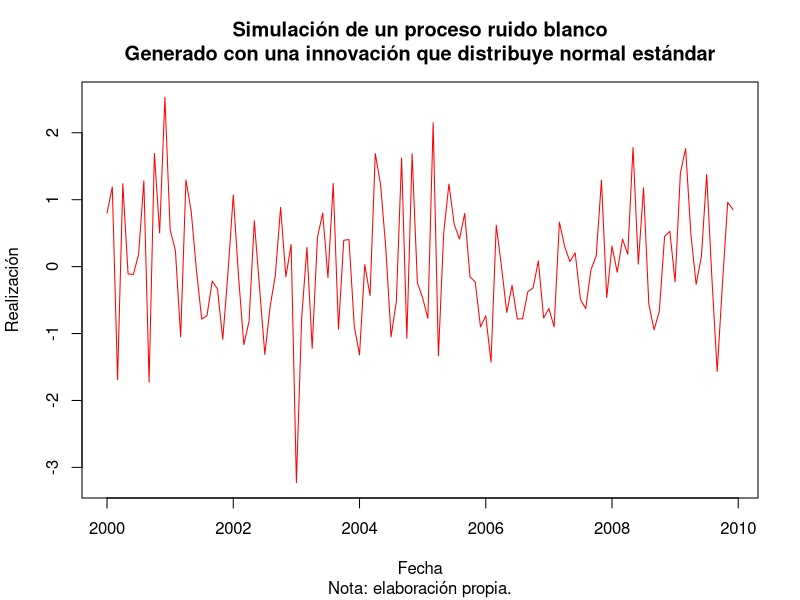
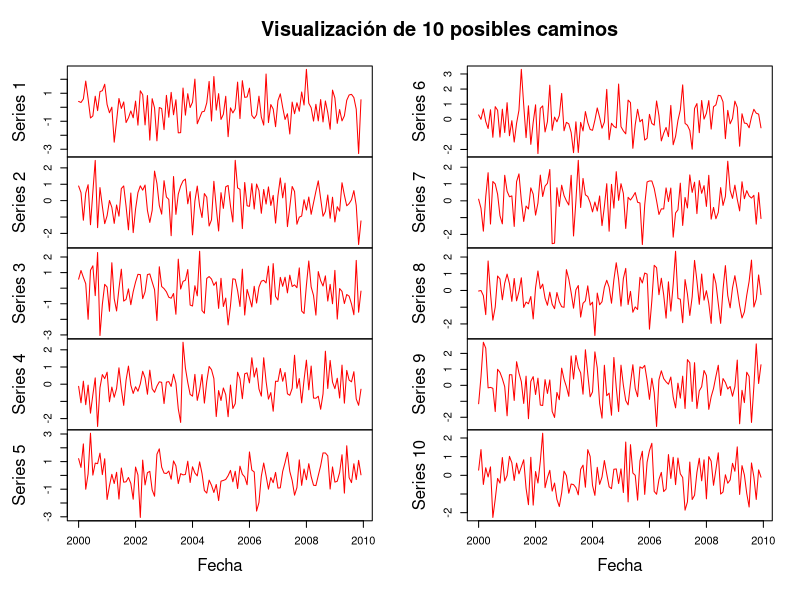
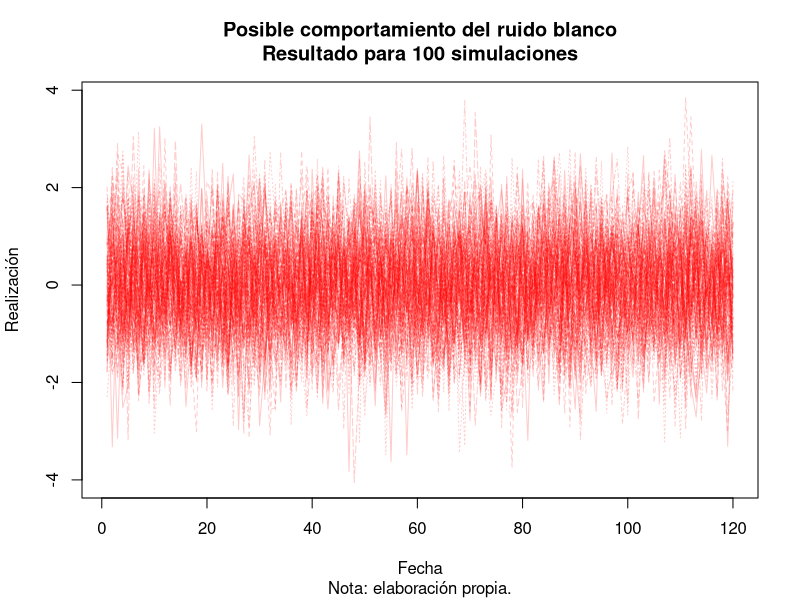
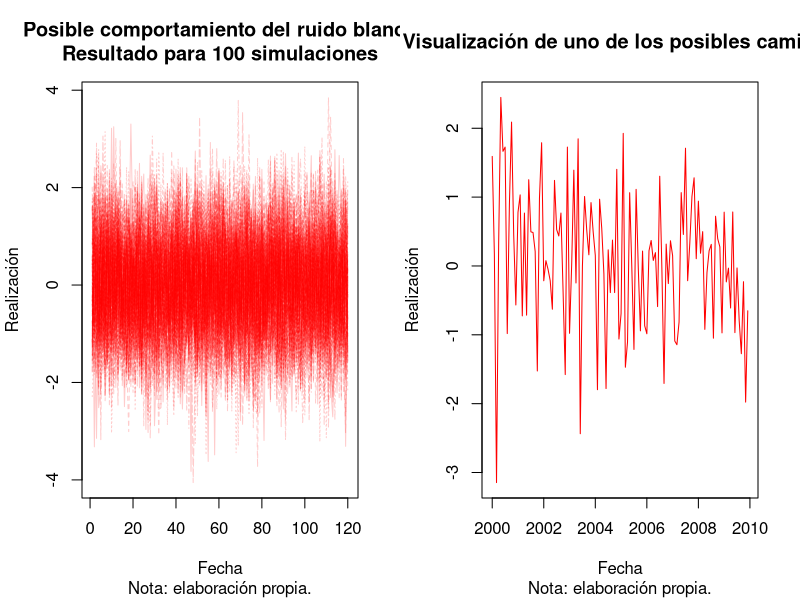
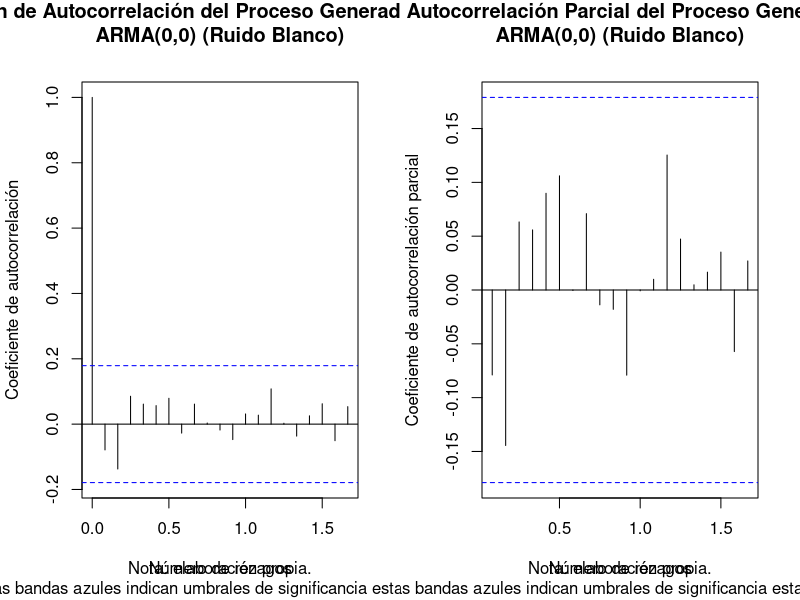
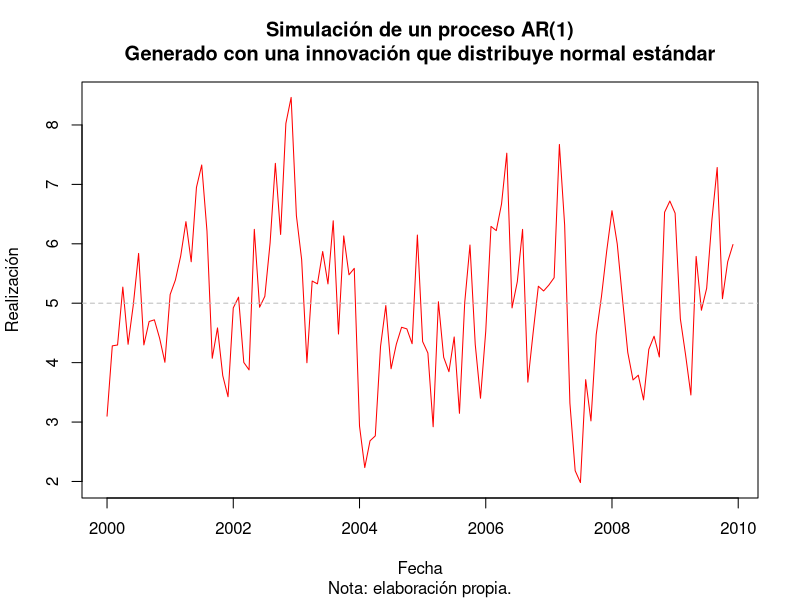
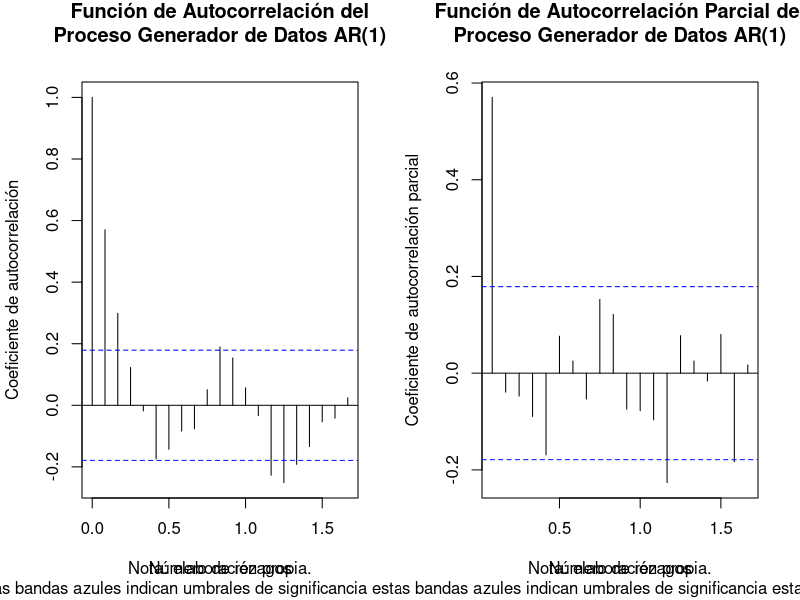
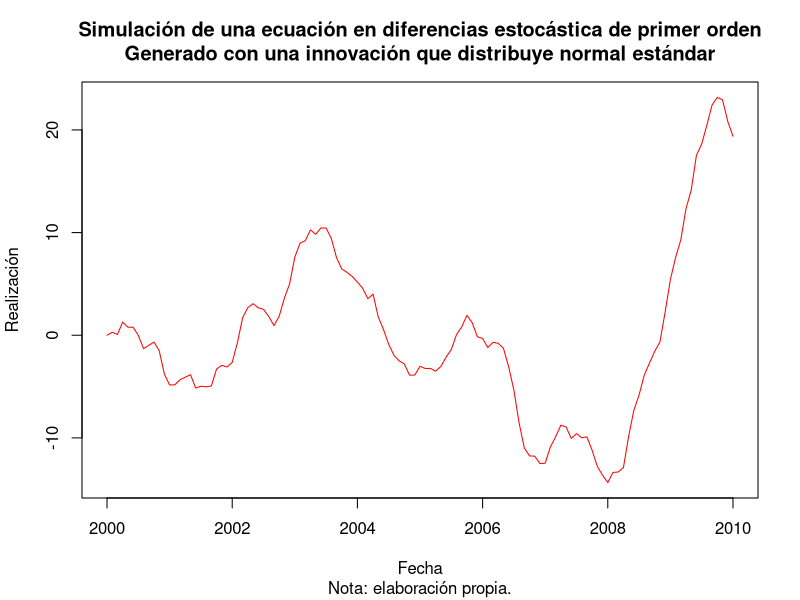

The R source for these figures, in order:
# ------------------------------- Script ----------------------------------
#                          Universidad del Rosario
#                           Facultad de Economía
#                          Econometría Intermedia
#                        Julián David Rojas Aguilar
# ---------------------------- Instrucciones ------------------------------
# 1. Cada línea en el script se ejecuta con Ctrl + Enter o con el botón run de 
#    esta ventana.
# 2. Todo el texto que se encuentre después del numeral (#) es un comentario.
# 3. A la hora de ejecutar cada línea, R no tendrá en cuenta los comentarios.
# 4. Todos los resultados de comandos ejecutados se muestran en la consola.
# 5. Es posible ejecutar comandos directamente desde la consola con la tecla 
#    Enter.

# 1| Preparación ----------------------------------------------------------
# 1.1| Entorno de trabajo -------------------------------------------------
rm(list = ls())

# Librerías necesarias:
library(forecast) # Realizar pronósticos con los modelos ARMA.
library(lmtest)   # Significancia individual de los coeficientes ARMA.
library(tseries)  # Estimar modelos de series de tiempo.
library(scales)

# 1.2| Valores iniciales --------------------------------------------------
set.seed(seed = 123)
obs   <- 120 # Observaciones suficientes para 10 años.
nSim  <- 100 # Número de caminos que el proceso estocástico puede tomar.
nLag  <- 20  # Número de rezagos para validar la ACP y PACF.
auxTS <- sample(x = seq_len(length.out = nSim), size = 1)

# 2| Simulaciones ---------------------------------------------------------
# 2.1| Proceso de ruido blanco --------------------------------------------
# A| Único camino ---------------------------------------------------------
yt_rb <- ts(data      = arima.sim(model = list(order = c(0,0,0)), 
                                  n     = obs, 
                                  innov = rnorm(n = obs, mean = 0, sd = 1)), 
            start     = c(2000, 1), 
            frequency = 12) 

plot(yt_rb,
     type = 'l',
     main = paste0('Simulación de un proceso ruido blanco\n',
                   'Generado con una innovación que distribuye normal estándar'),
     sub  = 'Nota: elaboración propia.',
     xlab = 'Fecha',
     ylab = 'Realización',
     col  = 'red')

# B| Múltiples caminos ----------------------------------------------------
yt_rb <- ts(data      = replicate(n = nSim,
                                  expr = arima.sim(model = list(order = c(0,0,0)), 
                                                   n     = obs, 
                                                   innov = rnorm(n = obs, mean = 0, sd = 1))), 
            start     = c(2000, 1), 
            frequency = 12) 

# Visualización de los 10 primeros caminos simulados.
plot(yt_rb[,1:10],
     type = 'l',
     main = 'Visualización de 10 posibles caminos',
     sub  = 'Nota: elaboración propia.',
     xlab = 'Fecha',
     ylab = 'Realización',
     col  = 'red')

# Visualización de todos los caminos simulados (densidad de los caminos).
matplot(yt_rb,
        type = 'l',
        main = paste0('Posible comportamiento del ruido blanco\n',
                      'Resultado para ', nSim, ' simulaciones'),
        sub  = 'Nota: elaboración propia.',
        xlab = 'Fecha',
        ylab = 'Realización',
        col  = alpha('red', 0.2))

# Presentación de los resultados como en el caso del profesor.
par(mfrow = c(1, 2)) # El entorno gráfico se divide en una fila y dos columnas.
matplot(yt_rb,
        type = 'l',
        main = paste0('Posible comportamiento del ruido blanco\n',
                      'Resultado para ', nSim, ' simulaciones'),
        sub  = 'Nota: elaboración propia.',
        xlab = 'Fecha',
        ylab = 'Realización',
        col  = alpha('red', 0.2))

plot(yt_rb[, auxTS],
     type = 'l',
     main = 'Visualización de uno de los posibles caminos',
     sub  = 'Nota: elaboración propia.',
     xlab = 'Fecha',
     ylab = 'Realización',
     col  = 'red')
par(mfrow = c(1, 1)) # Retornar a los valores por defecto.

# Análisis de la función de autocorrelación y autocorrelación parcial.
par(mfrow = c(1, 2))
acf(yt_rb[, auxTS],
    lag.max = nLag, 
    plot    = T, 
    main    = paste0('Función de Autocorrelación del Proceso Generador de Datos\n',
                     'ARMA(0,0) (Ruido Blanco)'),
    sub     = paste0('Nota: elaboración propia.\n',
                     'Las bandas azules indican umbrales de significancia estadística.'),
    xlab    = 'Número de rezagos',
    ylab    = 'Coeficiente de autocorrelación') 
pacf(yt_rb[, auxTS],
     lag.max = nLag,
     plot    = T,
     main    = paste0('Función de Autocorrelación Parcial del Proceso Generador de Datos\n',
                      'ARMA(0,0) (Ruido Blanco)'),
     sub     = paste0('Nota: elaboración propia.\n',
                      'Las bandas azules indican umbrales de significancia estadística.'),
     xlab    = 'Número de rezagos',
     ylab    = 'Coeficiente de autocorrelación parcial')
par(mfrow = c(1, 1))

# 2.2| Proceso autorregresivo de orden 1 ----------------------------------
# Entre mayor sea el coeficiente, más lento va a converger el proceso a su 
# media, pues las perturbaciones del pasado afectan en mayor medida su
# estado actual.

# A| Forma manual ---------------------------------------------------------
innov     <- rnorm(n = obs, mean = 0, sd = 1)
yt1s      <- vector(mode = 'numeric', length = obs) # Inicialización del vector.

# Vector generador del AR(1) con coeficiente de 0.6 para su primer rezago.
for (t in seq_len(obs)) {
    yt1s[t+1] <- 1 + 0.6 * yt1s[t] + innov[t]
}

yt1s <- ts(data = yt1s, start = c(2000, 1), frequency = 12)

# B| Forma automática -----------------------------------------------------
yt1s <- ts(data      = arima.sim(model = list(order = c(1,0,0),
                                              ar    = c(0.6)), 
                                 n     = obs, 
                                 innov = rnorm(n = obs, mean = 0, sd = 1)), 
            start     = c(2000, 1), 
            frequency = 12) 

# La función no permite agregar términos determinísticos a la ecuación.
# Luego, para agregar una media al proceso lo que se hace es:
mu   <- 5
yt1s <- mu + yt1s

# Visualización del proceso.
# Nota: en caso de querer incluir expresiones en una gráfica, véase
# https://www.r-exercises.com/2017/10/21/mathematical-expressions-in-r-plots-tutorial/
plot(yt1s,
     type = 'l',
     main = paste0('Simulación de un proceso AR(1)\n',
                   'Generado con una innovación que distribuye normal estándar'),
     sub  = 'Nota: elaboración propia.',
     xlab = 'Fecha',
     ylab = 'Realización',
     col  = 'red')
abline(h = mu, col = 'grey', lty = 2) # Línea punteada que representa la media.

# Análisis de la función de autocorrelación y autocorrelación parcial.
# - En un AR(1) el coeficiente de correlación sigue rho_s = a_1^s.
# - Por el contrario, la autocorrelación parcial es 0 para todo s > 1.
# - En la PACF se encuentra las primeras p (del AR(p)) diferentes de cero.
# - ¿Qué sucedería si el coeficiente asociado fuese negativo?
par(mfrow = c(1, 2))
acf(yt1s,
    lag.max = nLag, 
    plot    = T, 
    main    = paste0('Función de Autocorrelación del\n',
                     'Proceso Generador de Datos AR(1)'),
    sub     = paste0('Nota: elaboración propia.\n',
                     'Las bandas azules indican umbrales de significancia estadística.'),
    xlab    = 'Número de rezagos',
    ylab    = 'Coeficiente de autocorrelación') 
pacf(yt1s,
     lag.max = nLag,
     plot    = T,
     main    = paste0('Función de Autocorrelación Parcial del\n',
                      'Proceso Generador de Datos AR(1)'),
     sub     = paste0('Nota: elaboración propia.\n',
                      'Las bandas azules indican umbrales de significancia estadística.'),
     xlab    = 'Número de rezagos',
     ylab    = 'Coeficiente de autocorrelación parcial')
par(mfrow = c(1, 1))

# C| Raíces del proceso ---------------------------------------------------
# El proceso es estacionario si la raíz descansa por fuera del círculo unitario.
ar1 <- arima(yt1s, 
             order          = c(1, 0, 0), 
             include.mean   = FALSE, 
             transform.pars = FALSE,
             method         = 'ML')
polyroot(c(1, -ar1$coef))
Mod(polyroot(c(1, -ar1$coef)))

# 2.3| Proceso no-estacionario --------------------------------------------
# A| Serie cruda ----------------------------------------------------------
yt1n <- ts(data      = arima.sim(model = list(order = c(1,1,0),
                                              ar    = c(0.6)), 
                                 n     = obs, 
                                 innov = rnorm(n = obs, mean = 0, sd = 1)), 
           start     = c(2000, 1), 
           frequency = 12) 

plot(yt1n,
     type = 'l',
     main = paste0('Simulación de una ecuación en diferencias estocástica de primer orden\n',
                   'Generado con una innovación que distribuye normal estándar'),
     sub  = 'Nota: elaboración propia.',
     xlab = 'Fecha',
     ylab = 'Realización',
     col  = 'red')

# Nótese que el proceso es altamente persistente, pues incluso con 20 rezagos 
# la autocorrelación persiste. En otros términos, el proceso NO es débilmente 
# dependiente del pasado y, por tanto, NO es estacionario.

# Análisis de la función de autocorrelación y autocorrelación parcial.
par(mfrow = c(1, 2))
acf(yt1n,
    lag.max = nLag, 
    plot    = T, 
    main    = paste0('Función de Autocorrelación del\n',
                     'Proceso Generador de Datos No-Estacionario'),
    sub     = paste0('Nota: elaboración propia.\n',
                     'Las bandas azules indican umbrales de significancia estadística.'),
    xlab    = 'Número de rezagos',
    ylab    = 'Coeficiente de autocorrelación') 
pacf(yt1n,
     lag.max = nLag,
     plot    = T,
     main    = paste0('Función de Autocorrelación Parcial del\n',
                      'Proceso Generador de Datos No-Estacionario'),
     sub     = paste0('Nota: elaboración propia.\n',
                      'Las bandas azules indican umbrales de significancia estadística.'),
     xlab    = 'Número de rezagos',
     ylab    = 'Coeficiente de autocorrelación parcial')
par(mfrow = c(1, 1))

# B| Serie diferenciada ---------------------------------------------------
diffyt1n <- diff(yt1n)
auxMean <- mean(diffyt1n)
plot(diffyt1n,
     type = 'l',
     main = paste0('Diferecnai de la ecuación en diferencias estocástica de primer orden\n',
                   'Generado con una innovación que distribuye normal estándar'),
     sub  = 'Nota: elaboración propia.',
     xlab = 'Fecha',
     ylab = 'Realización',
     col  = 'red')
abline(h = auxMean, col = 'grey', lty = 2)

# Análisis de la función de autocorrelación y autocorrelación parcial.
par(mfrow = c(1, 2))
acf(diffyt1n,
    lag.max = nLag, 
    plot    = T, 
    main    = paste0('Función de Autocorrelación del\n',
                     'Proceso Generador de Datos Estacionario'),
    sub     = paste0('Nota: elaboración propia.\n',
                     'Las bandas azules indican umbrales de significancia estadística.'),
    xlab    = 'Número de rezagos',
    ylab    = 'Coeficiente de autocorrelación') 
pacf(diffyt1n,
     lag.max = nLag,
     plot    = T,
     main    = paste0('Función de Autocorrelación Parcial del\n',
                      'Proceso Generador de Datos Estacionario'),
     sub     = paste0('Nota: elaboración propia.\n',
                      'Las bandas azules indican umbrales de significancia estadística.'),
     xlab    = 'Número de rezagos',
     ylab    = 'Coeficiente de autocorrelación parcial')
par(mfrow = c(1, 1))
